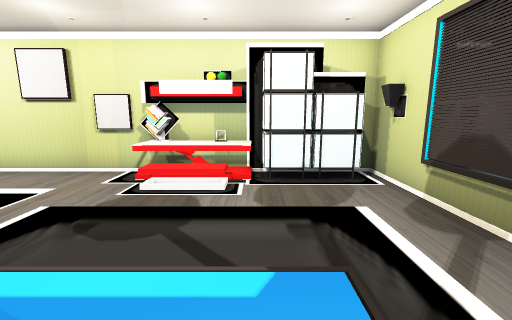
view 1 (above)

12 first-person views from a walk through a scene from a Unity 3-D project. The camera is 1.2 m above the floor, tilts 10° down and sees 90° across. The floor is counted in squares, 1 m on a side. Each view is taken from the middle of a square. On the plan, view 1 faces up. The plan holds only what a view shows up to about 12 squares ahead; the rest is blank. The place goes on beyond the plan. Some surface patterns are stand-ins.

view 2
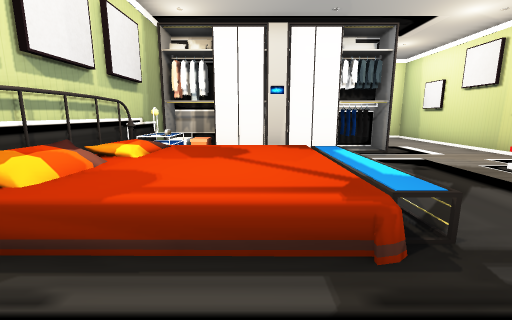

view 3
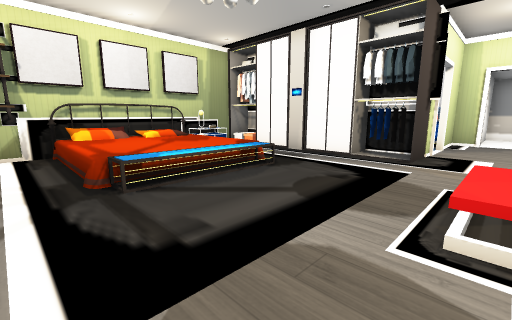

view 4
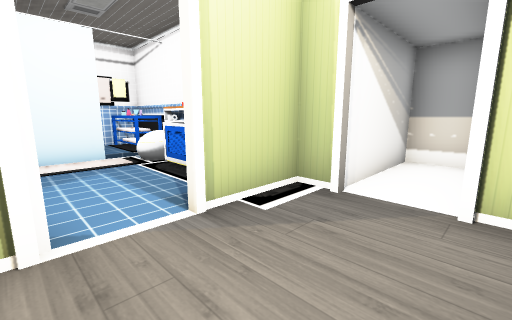

view 5
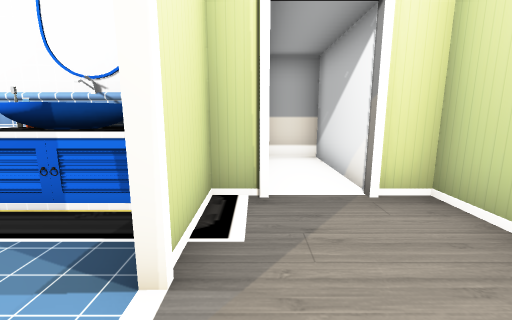

view 6
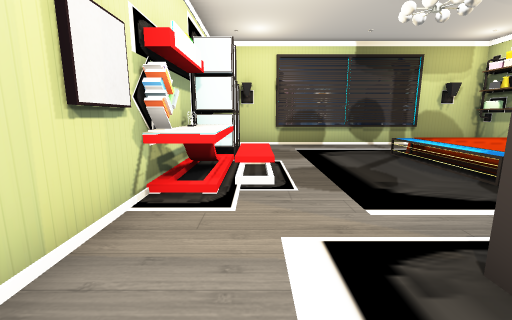

view 7
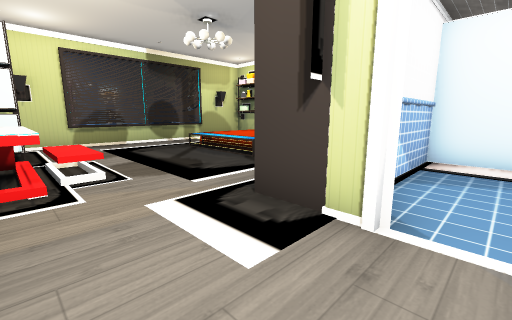

view 8
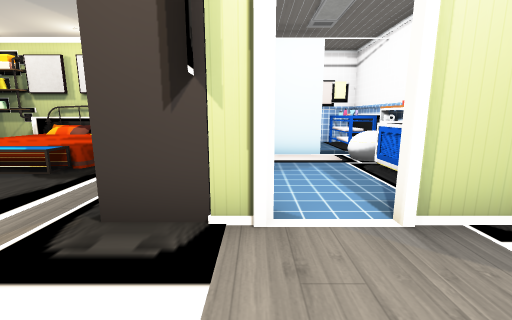

view 9
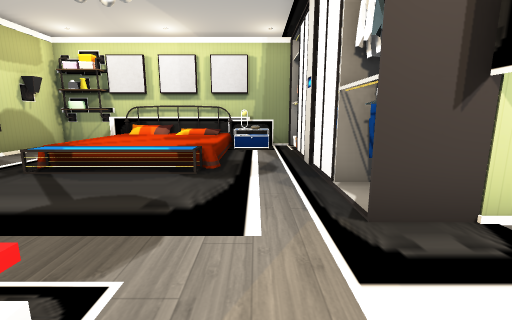

view 10
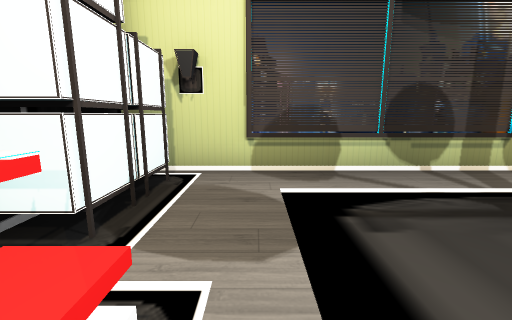

view 11
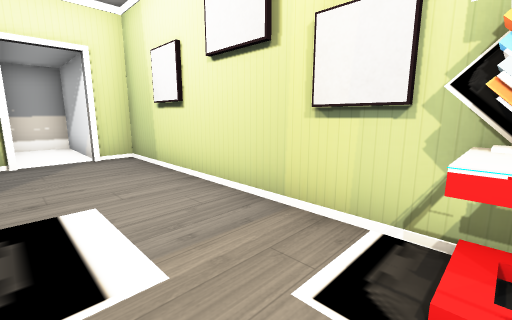

view 12
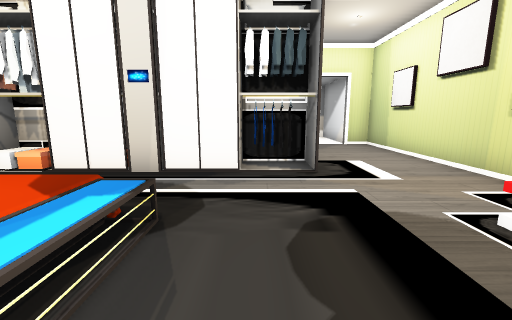

### Floor plan
Key: @ floor where view 1 was taken; # wall or solid block; x gap in a wall; . main floor; : floor 0.5 m higher than the main floor; / step, stairs or slope; O other object.
Columns run from 14 left of view 1 to 4 right of it. Each row starts with its distance up from view 1.
  8    ################
  7 ####.......O#OOOOO#
  6 #...........  ...O#
  5 ####..............#
  4    #O#.O#.........#
  3    #O..O#.........#
  2    #O...##.////...#
  1    #O...##./////..#
  0    #O   ##.:::@/..#
 -1    #OxOO##.::::/..#
 -2    #O  O##OO:://.O#
 -3    ##  O##OO#OOO###

Positions as (right, up) in squares from view 1, and headings:
1: (0, 0), facing up
2: (3, 0), facing left
3: (2, 6), facing down-left
4: (-7, 7), facing down-left
5: (-7, 5), facing left
6: (-7, 6), facing right
7: (-8, 7), facing down-right
8: (-7, 7), facing down
9: (-4, 7), facing down
10: (-2, 5), facing right
11: (-3, 5), facing up-left
12: (0, 3), facing left
